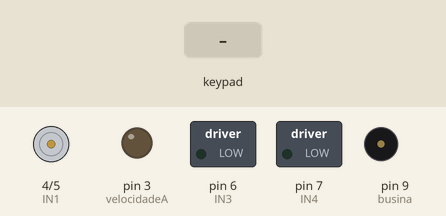
Bench run of a sketch on a simulated Arduino Uno, built with avr-gcc and run on an emulated ATmega328P. Parts: motor-driver pin pairs drawn as motors (green arrow = first pin HIGH = forward, orange = second pin HIGH = backward, longer = more drive), switched loads named in the sketch (green lamp = pin HIGH), output pins drawn as LEDs (lit = HIGH), buzzer (waves = sounding). Inputs (shaded band) come from the test bench.

Above: at 1.2 s.
1.3 s: key 'O' pressed
At 1.45 s:
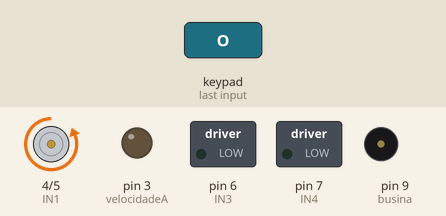
3.1 s: key 'T' pressed
At 3.28 s:
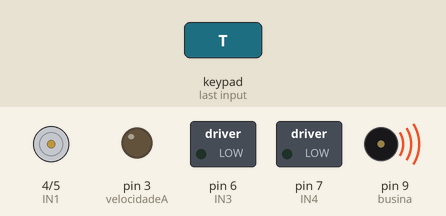
Timing chart, 0 to 6.1 s (numbered marks = the images above; inputs shaded):
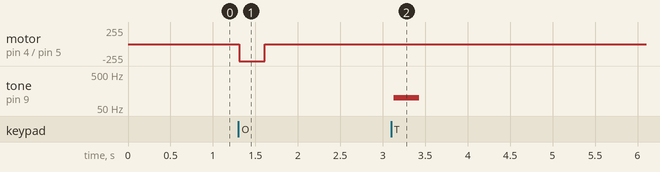

The sketch:

TCC.ino
```cpp
#include <PS2X_lib.h>
#include <Servo.h>
PS2X ps2x;

Servo direcao;
int direcaoPos = 95;

int error = 0;
int type = 0;
byte vibrate = 0;

// Motor A
int IN1 = 4;
int IN2 = 5;
int velocidadeA = 3;

// Motor B
int IN3 = 6;
int IN4 = 7;
int velocidadeB = 0;
int velocidade = 0;

int busina = 9;


void movimentarMotores();
void setup()
{

  error = ps2x.config_gamepad(13,11,10,12, true, true);
  ps2x.enableRumble();
  ps2x.enablePressures();
  Serial.begin(9600);
  pinMode(IN1, OUTPUT);
  pinMode(IN2, OUTPUT);
  pinMode(IN3, OUTPUT);
  pinMode(IN4, OUTPUT);
  pinMode(velocidadeA, OUTPUT);
  pinMode(busina, OUTPUT);
  //direcao.attach(9); // Pino do servo motor

}
void loop()
{
       error = 0;
       type = 1;
       ps2x.read_gamepad(false, vibrate);
       if(ps2x.ButtonPressed(PSB_RED)){
        digitalWrite(IN1, LOW);
        digitalWrite(IN2, HIGH);
        delay(300);
        digitalWrite(IN1, HIGH);
        digitalWrite(IN2, HIGH);
        }

        if(ps2x.ButtonPressed(PSB_GREEN)){tone(busina, 100, 300); }// Buzina

       // Inicio do codigo de andar para frente e para trás
        if(ps2x.Analog(PSS_LY) >= 0 && ps2x.Analog(PSS_LY) <= 124){
          velocidade = map(ps2x.Analog(PSS_LY),124,20,0,255);
          Serial.print("para frente : ");
          Serial.println(velocidade);
          movimentarMotores(velocidade,1,0);
       }
       if(ps2x.Analog(PSS_LY) > 130 && ps2x.Analog(PSS_LY) <= 255){
        velocidade =  map(ps2x.Analog(PSS_LY),131,255,0,255);
        Serial.print("para tras : ");
        Serial.println(velocidade);
        movimentarMotores(velocidade,2,0);

       }
       if(ps2x.Analog(PSS_LX) > 131 && ps2x.Analog(PSS_LX) <= 255){

            velocidade = map(ps2x.Analog(PSS_LX),131,255,0,255);
            Serial.println(velocidade);
            movimentarMotores(velocidade,3,0);
       }
       if(ps2x.Analog(PSS_LX) >= 0 && ps2x.Analog(PSS_LX) <= 124){
            velocidade = map(ps2x.Analog(PSS_LX),124,0,0,255);
            Serial.println(velocidade);
            movimentarMotores(velocidade,4,0);
       }
       if(ps2x.Analog(PSS_LX) >= 125 && ps2x.Analog(PSS_LX) <= 130 && ps2x.Analog(PSS_LY) >= 125 && ps2x.Analog(PSS_LY) <= 130){
            movimentarMotores(0,5,0);
       }
        // fim cod vira tanque direita e esquerda


        if(ps2x.Analog(PSS_RX) > 130 && ps2x.Analog(PSS_RX) <= 255){
          int direcaoPos =map(ps2x.Analog(PSS_RX),131 , 255, 93 , 47);
          direcao.write (direcaoPos);
        }else if(ps2x.Analog(PSS_RX) >= 0 && ps2x.Analog(PSS_RX) <= 126){
          int direcaoPos =map(ps2x.Analog(PSS_RX),127 , 0, 87 , 137);
          direcao.write (direcaoPos);
        }else {
          direcao.write(direcaoPos);
        }
      delay(30);
}

void movimentarMotores(int velocidade, int modo, int tempo){
  if(modo == 1){//para frente
      digitalWrite(IN1, LOW);
      digitalWrite(IN2, HIGH);
      digitalWrite(IN3, LOW);
      digitalWrite(IN4, HIGH);
      analogWrite(velocidadeA,velocidade);
    }
  if(modo == 2){//para tras
      digitalWrite(IN1, HIGH);
      digitalWrite(IN2, LOW);
      digitalWrite(IN3, HIGH);
      digitalWrite(IN4, LOW);
      analogWrite(velocidadeA,velocidade);
    }
  if(modo == 3){//para a direita
      digitalWrite(IN1, LOW);
      digitalWrite(IN2, HIGH);
      digitalWrite(IN3, HIGH);
      digitalWrite(IN4, LOW);
      analogWrite(velocidadeA,velocidade);
    }
  if(modo == 4){//para a esquerda
      digitalWrite(IN1, HIGH);
      digitalWrite(IN2, LOW);
      digitalWrite(IN3, LOW);
      digitalWrite(IN4, HIGH);
      analogWrite(velocidadeA,velocidade);
    }
   if(modo == 5){//parado
      digitalWrite(IN1, LOW);
      digitalWrite(IN2, LOW);
      digitalWrite(IN3, LOW);
      digitalWrite(IN4, LOW);
    }
}
```

Measured:
- after the input at 1.3 s, motor on pin 4 (IN1) / pin 5 (IN2): stopped → backward 255/255 at once, → stopped 0.30 s later
- after the input at 3.1 s, tone on pin 9 (busina): silent → 100 Hz at once, → silent 0.30 s later
